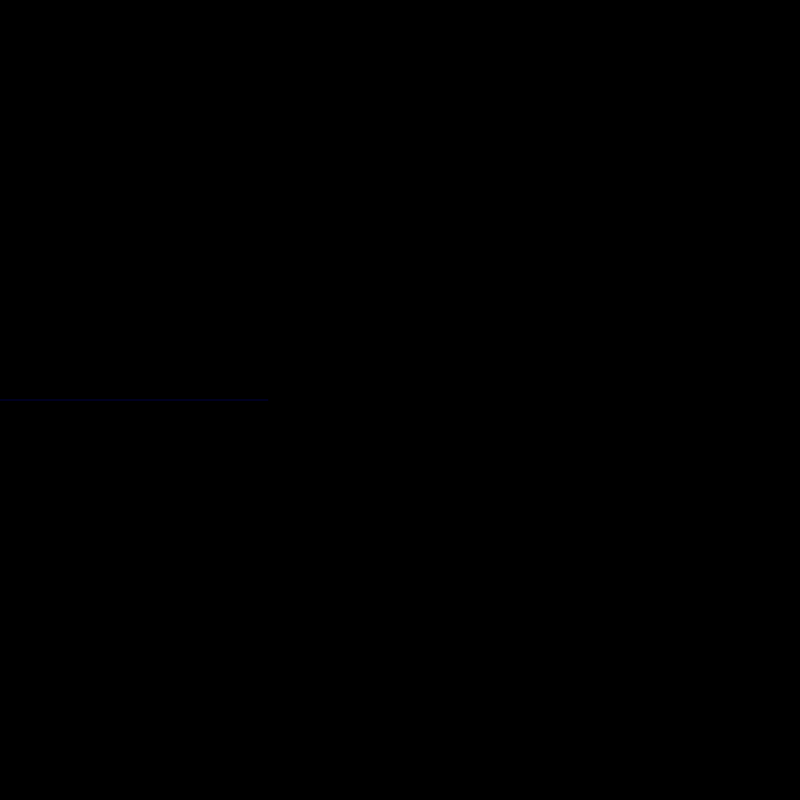
Frame 1 (no input)
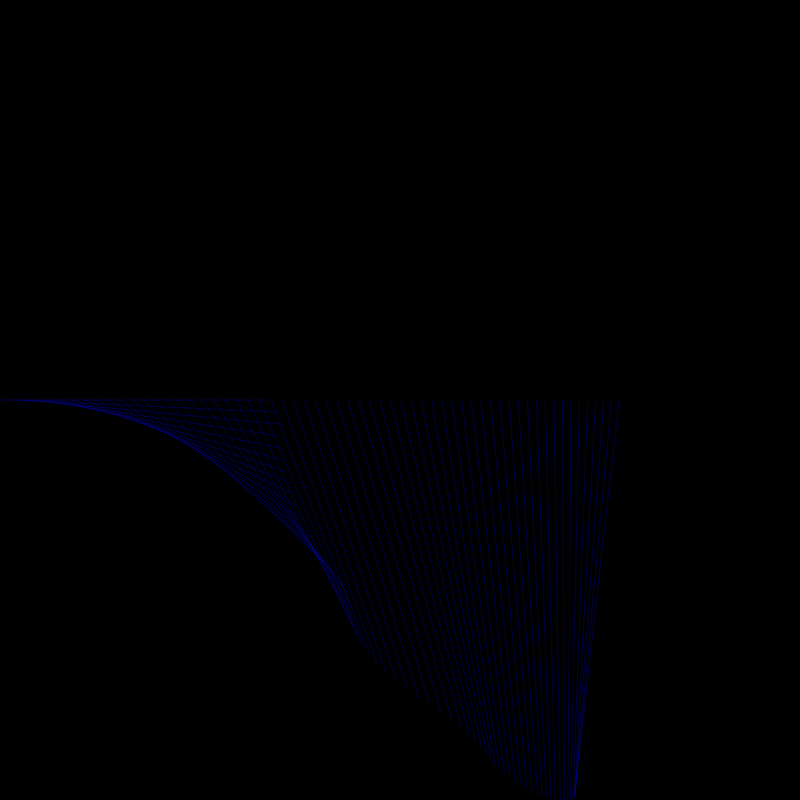
Frame 60 (no input)
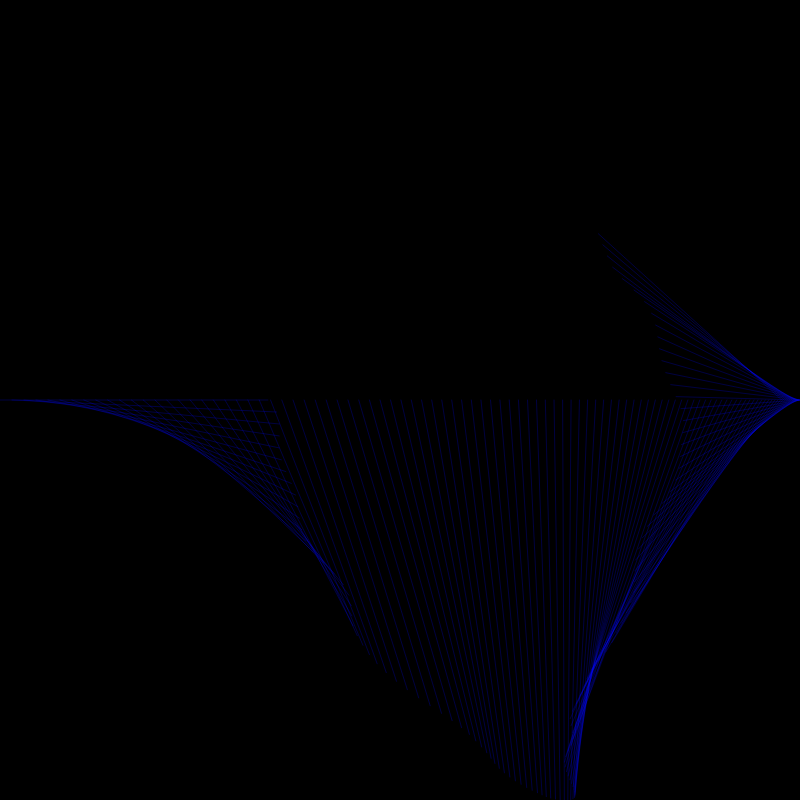
Frame 120 (the mouse pressed at the canvas centre since frame 60)

The p5.js sketch that drew these frames (run headless with seeded random() and noise() and a simulated clock; from frame 60 on, the mouse is pressed at the canvas centre):

// p5.js sketch
// ── sketch.js
var angle = 0;
var radius = 400;

function setup() {
  createCanvas(800, 800);
  background(0);

  strokeWeight(0.3);
}

function draw() {
  //fill(0,0.1);
  //rect(0,0,width,height);
  translate(abs(width*sin(angle/2)), height/2);

  var x = radius * cos(angle);
  var y = radius * sin(angle);

  x = x * noise(angle);
  stroke(0,10,255, 220);
  line(0, 0, x, y);
  angle+=0.03;

}
